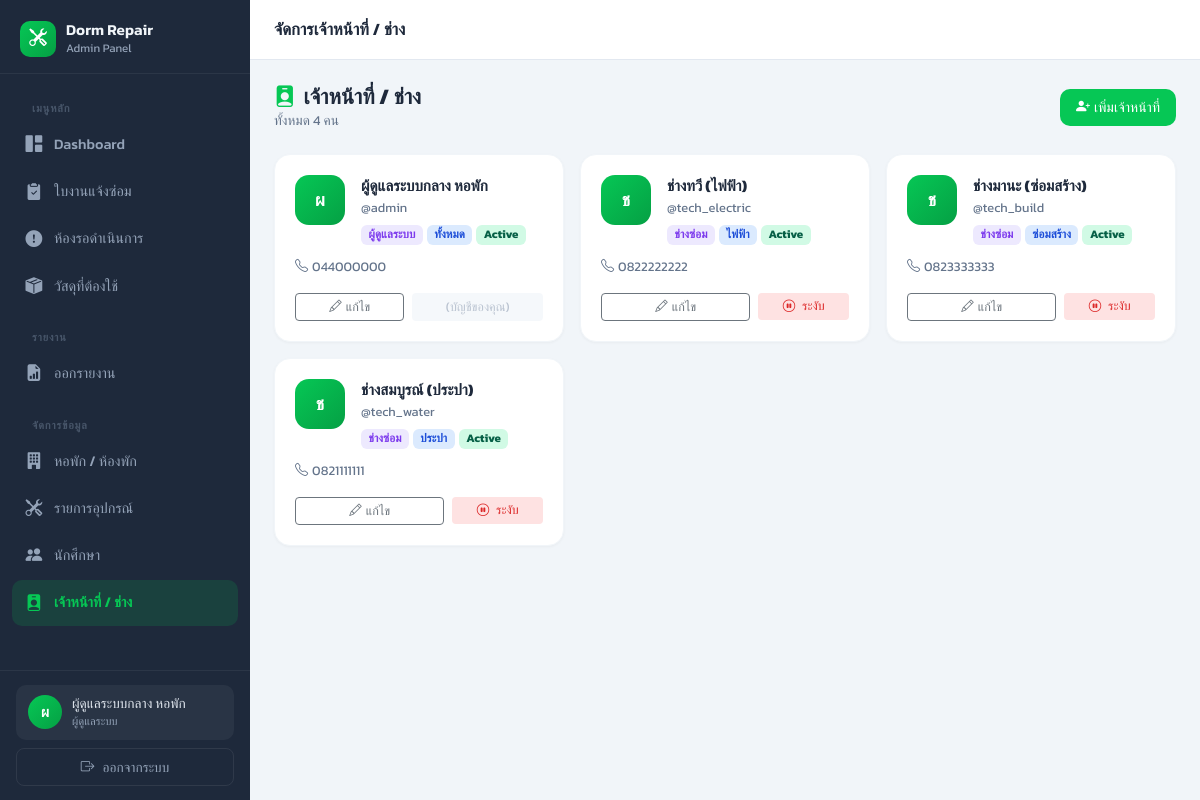
The app's page /admin/staff.php (signed in) with its own data.
### tables this page shows
CREATE TABLE staff (
    id INT AUTO_INCREMENT PRIMARY KEY,
    username VARCHAR(50) UNIQUE DEFAULT NULL,
    password VARCHAR(255) DEFAULT NULL,    
    line_uid VARCHAR(100) UNIQUE DEFAULT NULL,
    name VARCHAR(150) NOT NULL,
    phone VARCHAR(20) DEFAULT NULL,
    role ENUM('admin', 'technician') NOT NULL,
    specialty ENUM('ประปา', 'ไฟฟ้า', 'ซ่อมสร้าง', 'ทั้งหมด') DEFAULT 'ทั้งหมด',
    status ENUM('active', 'inactive') DEFAULT 'active',
    created_at TIMESTAMP DEFAULT CURRENT_TIMESTAMP
);

### admin/staff.php (the view, shortened to what this page needs)
<?php
require_once '../connect.php';
$staffList = $pdo->query("SELECT * FROM staff ORDER BY status DESC, role ASC, name ASC")->fetchAll();
$roles      = ['admin' => 'ผู้ดูแลระบบ', 'technician' => 'ช่างซ่อม'];
include 'includes/header.php';
?>
<div class="page-header">
    <div>
        <h2><i class="bi bi-person-badge-fill me-2" style="color:#06C755;"></i>เจ้าหน้าที่ / ช่าง</h2>
        <p class="page-desc">ทั้งหมด <?= count($staffList) ?> คน</p>
    </div>
    <button class="btn btn-sm" style="background:#06C755;color:white;border:none;border-radius:10px;padding:8px 16px;"
            onclick="openAddModal()">
        <i class="bi bi-person-plus-fill me-1"></i>เพิ่มเจ้าหน้าที่
    </button>
</div>
<div class="row g-3">
    <?php foreach ($staffList as $staff): ?>
    <?php $isActive = $staff['status'] === 'active'; ?>
    <div class="col-12 col-md-6 col-lg-4">
        <div class="panel mb-0" style="opacity:<?= $isActive ? 1 : 0.65 ?>;">
            <div class="panel-body">
                <div class="d-flex align-items-start gap-3">
                    <div style="width:50px;height:50px;border-radius:14px;background:<?= $isActive ? 'linear-gradient(135deg,#06C755,#05a044)' : '#e2e8f0' ?>;display:flex;align-items:center;justify-content:center;color:<?= $isActive ? 'white' : '#94a3b8' ?>;font-size:1.1rem;font-weight:700;flex-shrink:0;">
                        <?= mb_substr($staff['name'], 0, 1) ?>
                    </div>
                    <div class="flex-fill min-width-0">
                        <div style="font-weight:700;font-size:0.95rem;color:#1e293b;">
                            <?= htmlspecialchars($staff['name']) ?>
                        </div>
                        <div style="font-size:0.8rem;color:#64748b;">@<?= htmlspecialchars($staff['username'] ?? '-') ?></div>
                        <div class="d-flex flex-wrap gap-1 mt-2">
                            <span class="badge" style="background:#ede9fe;color:#7c3aed;font-size:0.72rem;">
                                <?= $roles[$staff['role']] ?? $staff['role'] ?>
                            </span>
                            <?php if ($staff['specialty']): ?>
                            <span class="badge" style="background:#dbeafe;color:#1d4ed8;font-size:0.72rem;">
                                <?= htmlspecialchars($staff['specialty']) ?>
                            </span>
                            <?php endif; ?>
                            <span class="badge" style="background:<?= $isActive ? '#d1fae5' : '#f1f5f9' ?>;color:<?= $isActive ? '#065f46' : '#64748b' ?>;font-size:0.72rem;">
                                <?= $isActive ? 'Active' : 'Inactive' ?>
                            </span>
                        </div>
                    </div>
                </div>
                <?php if ($staff['phone']): ?>
                <div style="font-size:0.82rem;color:#64748b;margin-top:12px;">
                    <i class="bi bi-telephone me-1"></i><?= htmlspecialchars($staff['phone']) ?>
                </div>
                <?php endif; ?>
                <div class="d-flex gap-2 mt-3">
                    <button class="btn btn-sm btn-outline-secondary flex-fill"
                            style="font-size:0.78rem;"
                            onclick="openEditModal(<?= htmlspecialchars(json_encode($staff)) ?>)">
                        <i class="bi bi-pencil me-1"></i>แก้ไข
                    </button>
                    <?php if ($staff['id'] !== (int)$_SESSION['admin_id']): ?>
                    <form method="POST" style="flex:1;">
                        <button type="submit" class="btn btn-sm w-100"
                                style="font-size:0.78rem;background:<?= $isActive ? '#fee2e2' : '#d1fae5' ?>;color:<?= $isActive ? '#dc2626' : '#059669' ?>;border:none;"
                                onclick="return confirm('<?= $isActive ? 'ระงับการใช้งาน' : 'เปิดใช้งาน' ?>บัญชีนี้?')">
                            <i class="bi bi-<?= $isActive ? 'pause-circle' : 'play-circle' ?> me-1"></i>
                            <?= $isActive ? 'ระงับ' : 'เปิดใช้' ?>
                        </button>
                    </form>
                    <?php else: ?>
                    <button class="btn btn-sm flex-fill" disabled style="font-size:0.78rem;background:#f1f5f9;color:#94a3b8;border:none;">
                        (บัญชีของคุณ)
                    </button>
                    <?php endif; ?>
                </div>
            </div>
        </div>
    </div>
    <?php endforeach; ?>
</div>
<?php
include 'includes/footer.php';
?>

### admin/includes/header.php (style rules this page uses)
:root { --primary: #06C755; --primary-dark: #05a044; --sidebar-bg: #1e293b; --sidebar-hover: #0f172a; --sidebar-active: rgba(6, 199, 85, 0.15); --sidebar-text: #94a3b8; --sidebar-text-active: #06C755; --sidebar-width: 250px; --topbar-height: 60px; }
* { box-sizing: border-box; }
body { font-family: 'Kanit', sans-serif; background-color: #f1f5f9; color: #334155; margin: 0; padding: 0; }
.page-header { display: flex; align-items: center; justify-content: space-between; margin-bottom: 24px; flex-wrap: wrap; gap: 12px; }
.page-header h2 { font-size: 1.35rem; font-weight: 700; color: #1e293b; margin: 0; }
.page-header .page-desc { font-size: 0.85rem; color: #64748b; margin: 0; }
.panel { background: white; border-radius: 16px; border: 1px solid #f1f5f9; box-shadow: 0 1px 3px rgba(0,0,0,0.04); margin-bottom: 24px; overflow: hidden; }
.panel-body { padding: 20px; }

### records on screen
staff: name "ผ", name "ผู้ดูแลระบบกลาง หอพัก", username "admin", role "ผู้ดูแลระบบ", specialty "ทั้งหมด", status "Active", phone "044000000", shows "(บัญชีของคุณ)"
staff: name "ช", name "ช่างทวี (ไฟฟ้า)", username "tech_electric", role "ช่างซ่อม", specialty "ไฟฟ้า", status "Active", phone "0822222222"
staff: name "ช", name "ช่างมานะ (ซ่อมสร้าง)", username "tech_build", role "ช่างซ่อม", specialty "ซ่อมสร้าง", status "Active", phone "0823333333"
staff: name "ช", name "ช่างสมบูรณ์ (ประปา)", username "tech_water", role "ช่างซ่อม", specialty "ประปา", status "Active", phone "0821111111"

### other values on screen
mb_substr($_SESSION['admin_name'] ?? 'A', 0, 1) "ผ"
$_SESSION['admin_name'] "ผู้ดูแลระบบกลาง หอพัก"
$page_title "จัดการเจ้าหน้าที่ / ช่าง"
count($staffList) "4"
